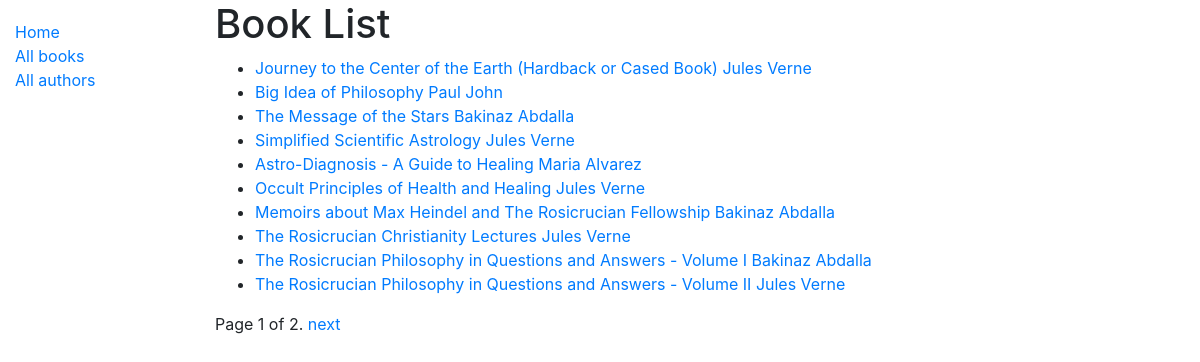
The page /books/ on the database its author committed.
### catalog/models.py (models this page shows, shortened)
class Book(models.Model):
	title = models.CharField(max_length=200, help_text='enter the title of book')
	author = models.ForeignKey(Author, on_delete=models.SET_NULL, null=True)
	summary = models.TextField(max_length=1000, help_text='Enter the brief description of the book')
	isbn = models.CharField(max_length=13, help_text='Enter 13 digit <a href="https://www.isbn-international.org/content/what-isbn">ISBN number</a>')
	genre = models.ManyToManyField(Genre, help_text='Select a Genre for this book')
	language = models.ForeignKey(Language, on_delete=models.SET_NULL, null=True)
	def get_absolute_url(self):
		return reverse('book-detail', args=[str(self.id)])
	def display_genre(self):
		"""Create a string for the Genre. This is required to display genre in Admin."""
		return ', '.join(genre.name for genre in self.genre.all()[:3])
	display_genre.short_description = 'Genre'

class Author(models.Model):
	first_name = models.CharField(max_length=100)
	last_name = models.CharField(max_length=100)
	date_of_birth = models.DateField(null=True, blank=True)
	date_of_death = models.DateField(null=True, blank=True)
	class Meta:
		ordering = ['last_name', 'first_name']
	def get_absolute_url(self):
		return reverse('author-detail', args = [str(self.id)])
	def __str__(self):
		return '%s %s' % (self.last_name, self.first_name)

### catalog/views.py (the view)
# urls.py: path('books/',views.BookListView.as_view(), name='books'),
class BookListView(ListView):
	model = Book
	context_object_name ='my_book_list'
	queryset = Book.objects.all()
	paginate_by = 10
	template_name = 'my_book_list.html'  # Specify your own template name/location

### catalog/templates/my_book_list.html
{% extends "base.html" %}
{% block content %}
<h1>Book List </h1>
{% if my_book_list %}
<ul>
{% for book in my_book_list %}
	<li>
		<a href="{{ book.get_absolute_url }}">{{ book.title }}</a> <a href="{{ book.author.get_absolute_url }}">{{ book.author }}</a>
	</li>
{% endfor %}
</ul>
{% else %}
<h1>No record found</h1>
{% endif %}
{% endblock %}

### catalog/templates/base.html (shortened to what this page needs)
<!DOCTYPE html>
<html>
<head>
	<link rel="stylesheet" href="https://stackpath.bootstrapcdn.com/bootstrap/4.1.3/css/bootstrap.min.css">
  {% load static %}
 <link rel="stylesheet" href="{% static 'css/styles.css' %}">
</head>
<body>
	<div class="container-fluid">
    <div class="row">
      <div class="col-sm-2">
      {% block sidebar %}
        <ul class="sidebar-nav">
          <li><a href="{% url 'index' %}">Home</a></li>
         <li><a href="{% url 'books' %}">All books</a></li>
          <li><a href="{% url 'authors' %}">All authors</a></li>
        </ul>
     {% endblock %}
      </div>
      <div class="col-sm-10 ">{% block content %}
      {% endblock %}
       {% block pagination %}
    {% if is_paginated %}
        <div class="pagination">
            <span class="page-links">
                <span class="page-current">
                    Page {{ page_obj.number }} of {{ page_obj.paginator.num_pages }}.
                </span>
                {% if page_obj.has_next %}
                    <a href="{{ request.path }}?page={{ page_obj.next_page_number }}">next</a>
                {% endif %}
            </span>
        </div>
    {% endif %}
  {% endblock %}
    </div>
    </div>
  </div>
</body>
</html>

### catalog/static/css/styles.css (style rules this page uses)
.sidebar-nav { margin-top: 20px; padding: 0; list-style: none; }

### rows shown on the page
Book: title "Journey to the Center of the Earth (Hardback or Cased Book)", author "Jules Verne"
Book: title "Big Idea of Philosophy", author "Paul John"
Book: title "The Message of the Stars", author "Bakinaz Abdalla"
Book: title "Simplified Scientific Astrology", author "Jules Verne"
Book: title "Astro-Diagnosis - A Guide to Healing", author "Maria Alvarez"
Book: title "Occult Principles of Health and Healing", author "Jules Verne"
Book: title "Memoirs about Max Heindel and The Rosicrucian Fellowship", author "Bakinaz Abdalla"
Book: title "The Rosicrucian Christianity Lectures", author "Jules Verne"
Book: title "The Rosicrucian Philosophy in Questions and Answers - Volume I", author "Bakinaz Abdalla"
Book: title "The Rosicrucian Philosophy in Questions and Answers - Volume II", author "Jules Verne"

### other values the page prints
{{ page_obj.number }} "1"
{{ page_obj.paginator.num_pages }} "2"
